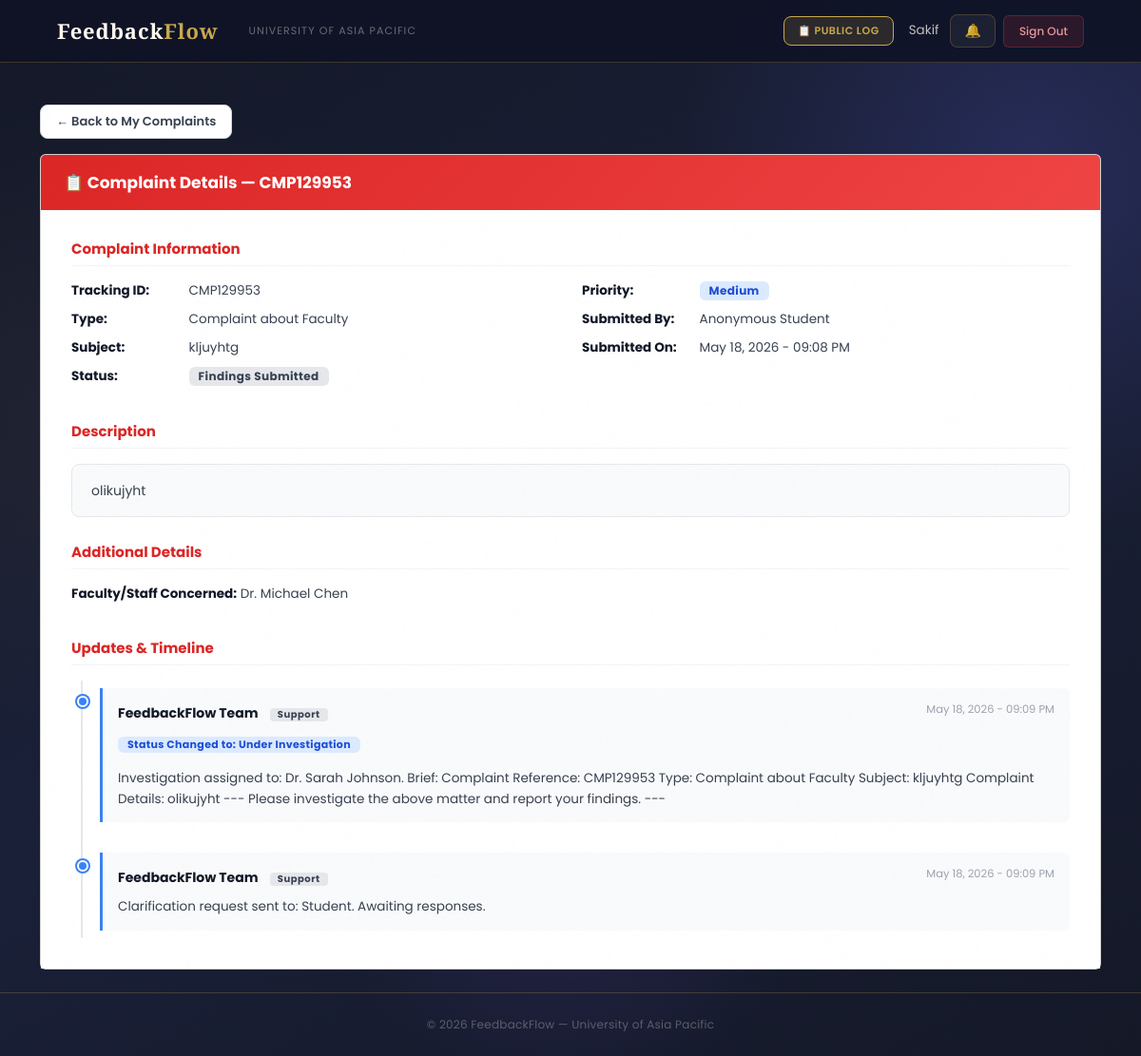
Page /complaints/detail/15/ (signed in) on the committed database.
### users/models.py (models this page shows, shortened)
class User(AbstractBaseUser, PermissionsMixin):
    ROLE_CHOICES = (
        ('Student',   'Student'),
        ('Faculty',   'Faculty'),
        ('HOD',       'Head of Department'),
        ('Staff',     'Staff'),
        ('DAO',       'Dean of Administration Office'),
        ('Admin',     'Administrator'),
        ('Committee', 'Committee Member'),
    )
    DEPARTMENT_CHOICES = (
        ('DBA',          'Department of Business Administration'),
        ('CSE',          'Department of Computer Science and Engineering'),
        ('CE',           'Department of Civil Engineering'),
        ('EEE',          'Department of Electrical and Electronic Engineering'),
        ('Pharmacy',     'Department of Pharmacy'),
        ('Law',          'Department of Law and Human Rights'),
        ('English',      'Department of English'),
        ('Architecture', 'Department of Architecture'),
    )
    COMMITTEE_TYPE_CHOICES = (
        ('Harassment Committee', 'Harassment Committee'),
        ('Proctorial Committee', 'Proctorial Committee'),
    )
    email          = models.EmailField(unique=True, max_length=255)
    full_name      = models.CharField(max_length=150)
    role           = models.CharField(max_length=20, choices=ROLE_CHOICES)
    department     = models.CharField(max_length=100, choices=DEPARTMENT_CHOICES, null=True, blank=True)
    student_id     = models.CharField(max_length=50, unique=True, null=True, blank=True)
    committee_type = models.CharField(max_length=50, choices=COMMITTEE_TYPE_CHOICES, null=True, blank=True)
    is_active      = models.BooleanField(default=True)
    is_staff       = models.BooleanField(default=False)
    created_at     = models.DateTimeField(auto_now_add=True)
    updated_at     = models.DateTimeField(auto_now=True)
    USERNAME_FIELD  = 'email'
    REQUIRED_FIELDS = ['full_name']
    objects = UserManager()
    class Meta:
        verbose_name        = 'User'
        verbose_name_plural = 'Users'
        ordering            = ['-created_at']
    def get_short_name(self):
        return self.full_name.split()[0] if self.full_name else self.email

### complaints/models.py (models this page shows, shortened)
class Complaint(models.Model):
    COMPLAINT_TYPE_CHOICES = (
        ('Faculty',  'Complaint about Faculty'),
        ('HOD',      'Complaint about HOD'),
        ('Staff',    'Complaint about Staff'),
        ('Facility', 'Facility Issue'),
        ('Advice',   'General Advice'),
        ('Opinion',  'Opinion/Suggestion'),
    )
    STATUS_CHOICES = (
        ('Pending',             'Pending Review'),
        ('Under Investigation', 'Under Investigation'),
        ('Findings Submitted',  'Findings Submitted'),
        ('Resolved',            'Resolved'),
        ('Escalated',           'Escalated to Higher Authority'),
    )
    PRIORITY_CHOICES = (
        ('Low',    'Low'),
        ('Medium', 'Medium'),
        ('High',   'High'),
        ('Urgent', 'Urgent'),
    )
    student             = models.ForeignKey(settings.AUTH_USER_MODEL, on_delete=models.CASCADE, related_name='complaints_submitted')
    complaint_type      = models.CharField(max_length=20, choices=COMPLAINT_TYPE_CHOICES)
    resolution_deadline = models.DateField(null=True, blank=True, help_text='Deadline for resolving this complaint')
    subject             = models.CharField(max_length=200)
    description         = models.TextField()
    faculty_concerned   = models.ForeignKey(
        settings.AUTH_USER_MODEL, on_delete=models.SET_NULL,
        null=True, blank=True, related_name='complaints_against',
        limit_choices_to={'role__in': ['Faculty', 'HOD', 'Staff']}
    )
    location          = models.CharField(max_length=200, blank=True, null=True)
    status            = models.CharField(max_length=30, choices=STATUS_CHOICES, default='Pending')
    priority          = models.CharField(max_length=10, choices=PRIORITY_CHOICES, default='Medium')
    assigned_to       = models.ForeignKey(settings.AUTH_USER_MODEL, on_delete=models.SET_NULL, null=True, blank=True, related_name='complaints_assigned')
    is_anonymous      = models.BooleanField(default=False)
    final_action_note = models.TextField(blank=True, null=True)
    submitted_at      = models.DateTimeField(auto_now_add=True)
    updated_at        = models.DateTimeField(auto_now=True)
    resolved_at       = models.DateTimeField(null=True, blank=True)
    tracking_id       = models.CharField(max_length=20, unique=True, editable=False)
    class Meta:
        ordering        = ['-submitted_at']
        verbose_name    = 'Complaint'
        verbose_name_plural = 'Complaints'

class ComplaintUpdate(models.Model):
    complaint         = models.ForeignKey(Complaint, on_delete=models.CASCADE, related_name='updates')
    updated_by        = models.ForeignKey(settings.AUTH_USER_MODEL, on_delete=models.CASCADE)
    comment           = models.TextField(blank=True, null=True)
    status_changed_to = models.CharField(max_length=30, blank=True, null=True)
    created_at        = models.DateTimeField(auto_now_add=True)
    class Meta:
        ordering = ['created_at']

### complaints/views.py (the view)
# urls.py: path('detail/<int:complaint_id>/', views.complaint_detail, name='complaint_detail'),
@login_required
def complaint_detail(request, complaint_id):
    complaint = get_object_or_404(Complaint, id=complaint_id)
    if request.user.role == 'Student' and complaint.student != request.user:
        messages.error(request, 'You can only view your own complaints.')
        return redirect('my_complaints')
    updates = complaint.updates.all().order_by('created_at')
    context = {
        'complaint': complaint,
        'updates': updates,
        'page_title': f'Complaint {complaint.tracking_id}'
    }
    return render(request, 'complaints/complaint_detail.html', context)

### users/context_processors.py (called while the page is built)
def notifications_count(request):
    if request.user.is_authenticated:
        from users.models import Notification, Announcement
        count = Notification.objects.filter(
            recipient=request.user,
            is_read=False
        ).count()
        active_announcements = []
        for ann in Announcement.objects.filter(is_active=True).order_by('-created_at')[:10]:
            if ann.is_visible_to(request.user):
                active_announcements.append(ann)
            if len(active_announcements) >= 3:
                break
        return {
            'unread_notifications_count': count,
            'active_announcements': active_announcements,
        }
    return {'unread_notifications_count': 0, 'active_announcements': []}

### complaints/templates/complaints/complaint_detail.html (shortened to what this page needs)
{% extends 'users/base.html' %}
{% block content %}
<div class="container mt-4">
    <div class="mb-3">
        {% if request.user.role == 'Student' %}
            <a href="{% url 'my_complaints' %}" class="btn btn-outline-secondary">
                ← Back to My Complaints
            </a>
        {% elif request.user.role == 'HOD' %}
            <a href="{% url 'hod_complaints_list' %}" class="btn btn-outline-secondary">
                ← Back to Complaints List
            </a>
        {% elif request.user.role == 'Staff' %}
            <a href="{% url 'staff_complaints_list' %}" class="btn btn-outline-secondary">
                ← Back to Complaints List
            </a>
        {% elif request.user.role == 'DAO' %}
            <a href="{% url 'dao_complaints_list' %}" class="btn btn-outline-secondary">
                ← Back to Complaints List
            </a>
        {% elif request.user.role == 'Admin' %}
            <a href="{% url 'admin_complaints_list' %}" class="btn btn-outline-secondary">
                ← Back to Complaints List
            </a>
        {% endif %}
    </div>
    <div class="card detail-card mb-4">
        <div class="card-header bg-danger text-white">
            <h4 class="mb-0">
                📋
                {% if complaint.complaint_type == 'Advice' %}Advice
                {% elif complaint.complaint_type == 'Opinion' %}Opinion
                {% elif complaint.complaint_type == 'Facility' %}Issue
                {% else %}Complaint{% endif %}
                Details — {{ complaint.tracking_id }}
            </h4>
        </div>
        <div class="card-body p-4">
            <div class="mb-4">
                <h5 class="text-danger">
                    {% if complaint.complaint_type == 'Advice' %}Advice
                    {% elif complaint.complaint_type == 'Opinion' %}Opinion
                    {% elif complaint.complaint_type == 'Facility' %}Issue
                    {% else %}Complaint{% endif %}
                    Information
                </h5>
                <hr>
                <div class="row">
                    <div class="col-md-6">
                        <p>
                            <strong>Tracking ID:</strong>
                            {{ complaint.tracking_id }}
                        </p>
                        <p>
                            <strong>Type:</strong>
                            {{ complaint.get_complaint_type_display }}
                        </p>
                        <p>
                            <strong>Subject:</strong>
                            {{ complaint.subject }}
                        </p>
                        <p>
                            <strong>Status:</strong>
                            <span class="badge
                                {% if complaint.status == 'Pending' %}bg-warning text-dark
                                {% elif complaint.status == 'Under Investigation' %}bg-info
                                {% elif complaint.status == 'Resolved' %}bg-success
                                {% elif complaint.status == 'Escalated' %}bg-danger
                                {% else %}bg-secondary
                                {% endif %}">
                                {{ complaint.status }}
                            </span>
                        </p>
                    </div>
                    <div class="col-md-6">
                        <p>
                            <strong>Priority:</strong>
                            <span class="badge
                                {% if complaint.priority == 'Low' %}bg-secondary
                                {% elif complaint.priority == 'Medium' %}bg-primary
                                {% elif complaint.priority == 'High' %}bg-warning text-dark
                                {% elif complaint.priority == 'Urgent' %}bg-danger
                                {% endif %}">
                                {{ complaint.priority }}
                            </span>
                        </p>
                        <p>
                            <strong>Submitted By:</strong>
                            {% if complaint.is_anonymous and request.user.role == 'Student' %}
                                Anonymous Student
                            {% elif complaint.is_anonymous and request.user.role != 'Admin' %}
                                Anonymous Student
                            {% else %}
                                {{ complaint.student.full_name }}
                                ({{ complaint.student.student_id }})
                            {% endif %}
                        </p>
                        <p>
                            <strong>Submitted On:</strong>
                            {{ complaint.submitted_at|date:"M d, Y - h:i A" }}
                        </p>
                    </div>
                </div>
            </div>
            <div class="mb-4">
                <h5 class="text-danger">Description</h5>
                <hr>
                <div class="alert alert-light">
                    <p class="mb-0">{{ complaint.description }}</p>
                </div>
            </div>
            <div class="mb-4">
                <h5 class="text-danger">Additional Details</h5>
                <hr>
                <div class="row">
                    {% if complaint.faculty_concerned %}
                    <div class="col-md-6">
                        <p>
                            <strong>Faculty/Staff Concerned:</strong>
                            {{ complaint.faculty_concerned.full_name }}
                        </p>
                    </div>
                    {% endif %}
                </div>
            </div>
            <div class="mb-0">
                <h5 class="text-danger">Updates & Timeline</h5>
                <hr>
                {% if updates %}
                <div class="timeline">
                    {% for update in updates %}
                    <div class="timeline-item">
                        <div class="update-card">
                            <div class="d-flex justify-content-between align-items-start mb-2">
                                <div>
                                    {% if request.user.role == 'Student' %}
                                        <strong>FeedbackFlow Team</strong>
                                        <span class="badge bg-secondary ms-2">Support</span>
                                    {% else %}
                                        <strong>{{ update.updated_by.full_name }}</strong>
                                        <span class="badge bg-secondary ms-2">
                                            {{ update.updated_by.role }}
                                        </span>
                                    {% endif %}
                                </div>
                                <small class="text-muted">
                                    {{ update.created_at|date:"M d, Y - h:i A" }}
                                </small>
                            </div>
                            {% if update.status_changed_to %}
                            <div class="mb-2">
                                <span class="badge bg-primary">
                                    Status Changed to: {{ update.status_changed_to }}
                                </span>
                            </div>
                            {% endif %}
                            <p class="mb-0">{{ update.comment }}</p>
                        </div>
                    </div>
                    {% endfor %}
                </div>
                {% endif %}
            </div>
        </div>
    </div>
</div>
{% endblock %}

### users/templates/users/base.html (shortened to what this page needs)
<!DOCTYPE html>
<html lang="en">
<head>
    <link href="https://cdn.jsdelivr.net/npm/bootstrap@5.3.0/dist/css/bootstrap.min.css" rel="stylesheet">
</head>
<body>
    <nav class="navbar navbar-expand-lg">
        <div class="container-fluid d-flex align-items-center gap-3">
            <a class="navbar-brand" href="/">Feedback<em>Flow</em></a>
            <span class="navbar-text d-none d-md-inline">University of Asia Pacific</span>
            {% if user.is_authenticated %}
            <div class="ms-auto d-flex align-items-center gap-2">
                <a href="{% url 'public_log' %}" class="btn-bell"
                    style="font-size:11px; font-weight:600; text-transform:uppercase; letter-spacing:0.05em; background:rgba(201,168,76,.15); color:var(--gold) !important; border-color:var(--gold) !important;">
                    📋 Public Log
                </a>
                <span class="nav-user-info d-none d-md-inline ms-2">{{ user.get_short_name }}</span>
                <a href="{% url 'notifications' %}" class="btn-bell ms-1">
                    🔔
                </a>
                <a href="{% url 'logout' %}" class="btn-logout">Sign Out</a>
            </div>
            {% endif %}
        </div>
    </nav>
    <main>
        {% block content %}{% endblock %}
    </main>
    <footer>
        <p>© 2026 FeedbackFlow — University of Asia Pacific</p>
    </footer>
</body>
</html>

### rows in the picture
User: get_short_name "Sakif"
Complaint: tracking_id "CMP129953", complaint_type "Complaint about Faculty", subject "kljuyhtg", status "Findings Submitted", priority "Medium", submitted_at "May 18, 2026 - 09:08 PM", description "olikujyht", faculty_concerned.full_name "Dr. Michael Chen"
ComplaintUpdate: created_at "May 18, 2026 - 09:09 PM", status_changed_to "Under Investigation", comment "Investigation assigned to: Dr. Sarah Johnson. Brief: Complaint Reference: CMP129953 Type: Complaint about Faculty Subject: kljuyhtg Complaint Details: olikujyht --- Please investigate the above matter and report your findings. ---"
ComplaintUpdate: created_at "May 18, 2026 - 09:09 PM", comment "Clarification request sent to: Student. Awaiting responses."
